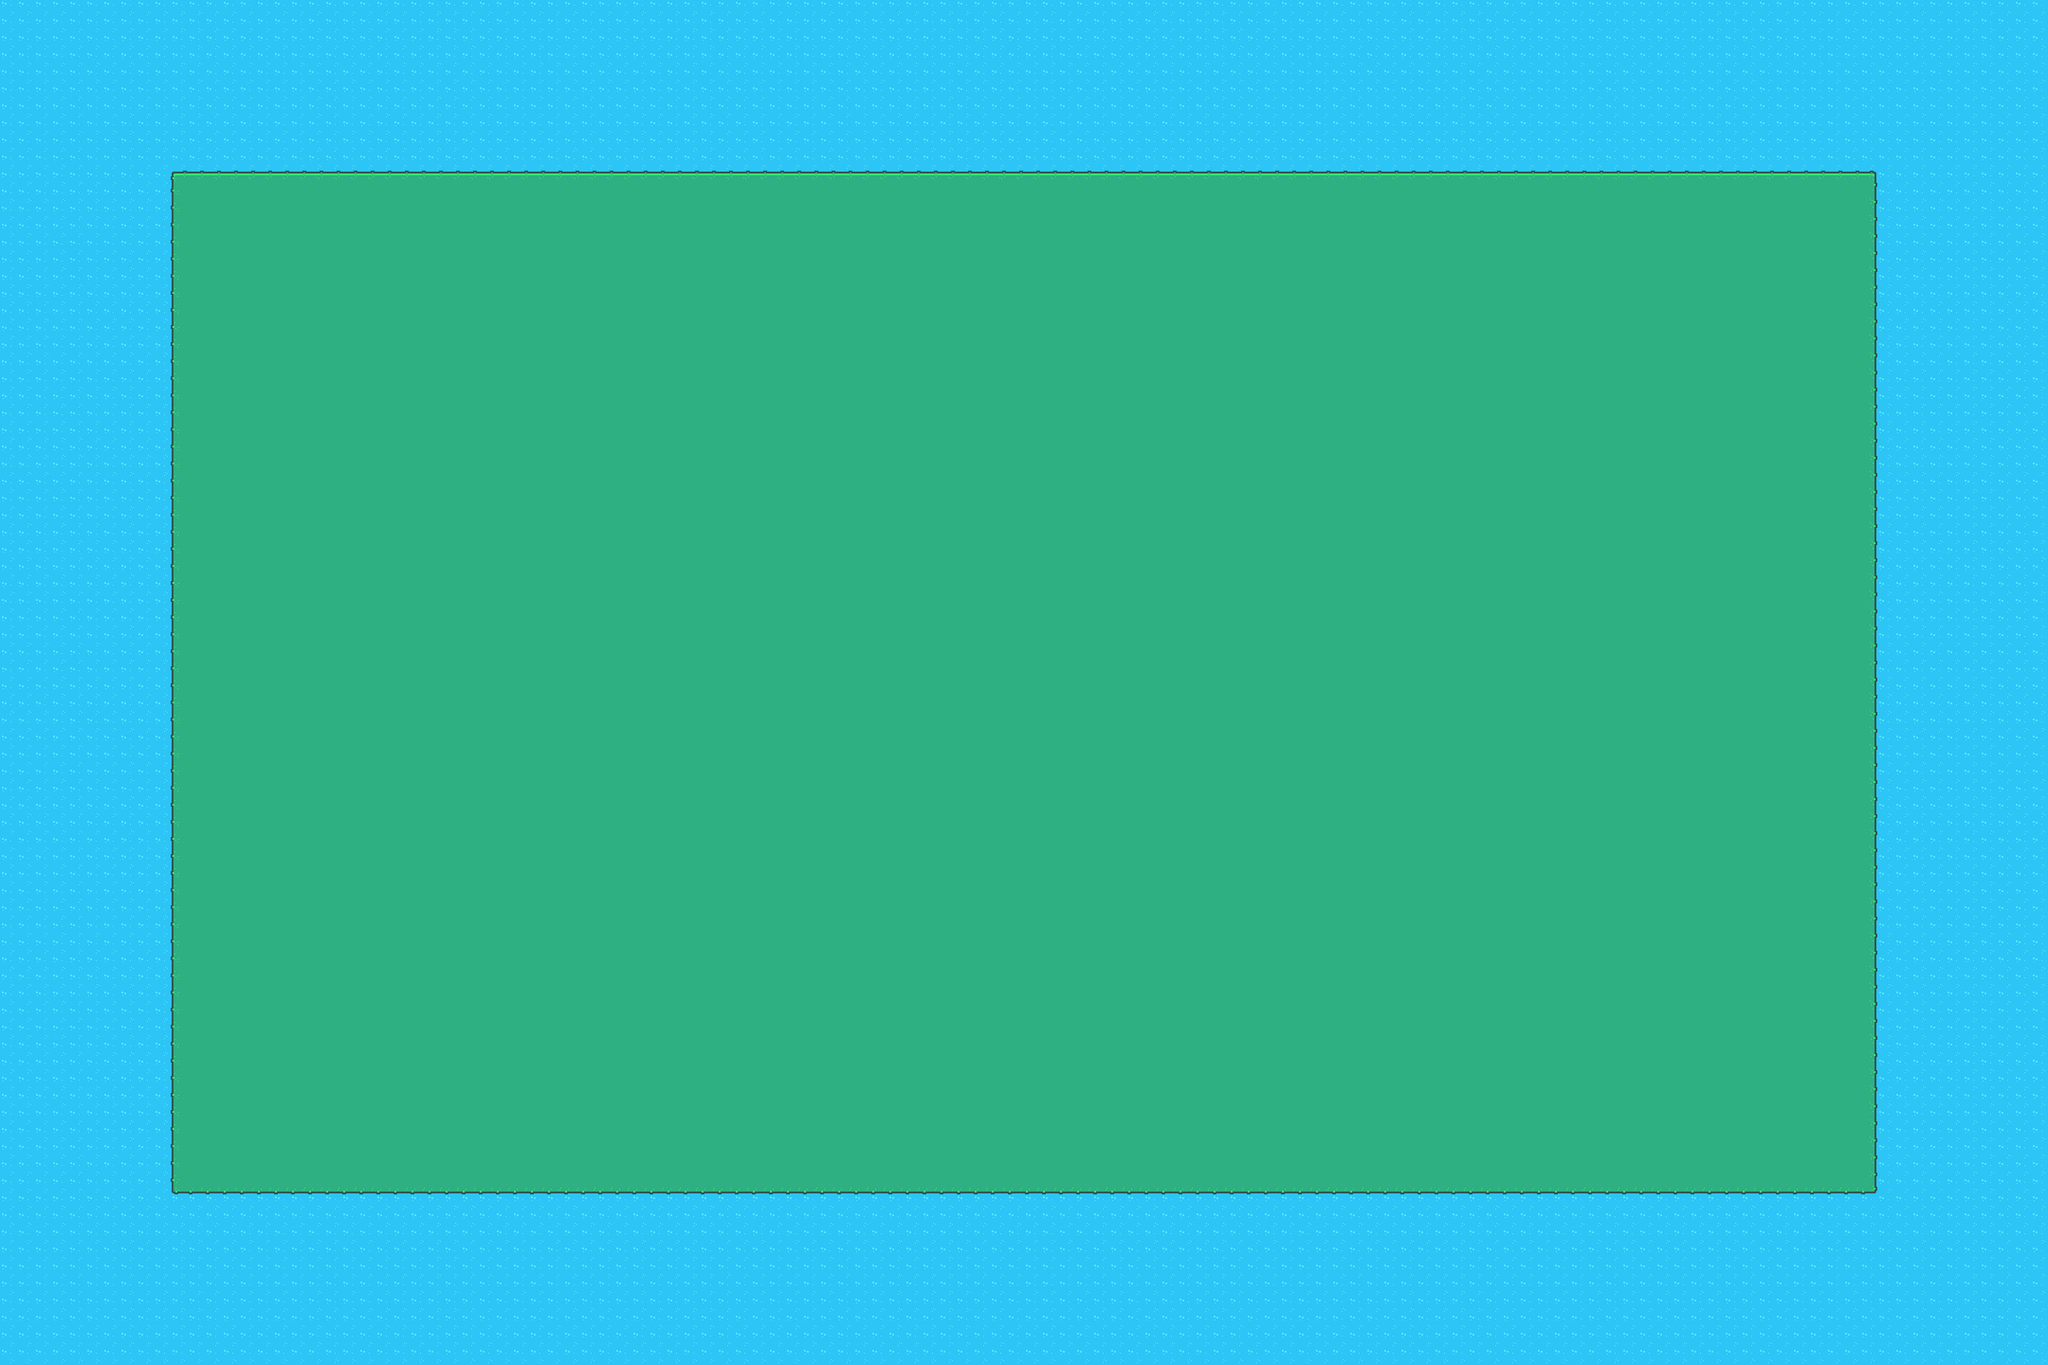

A level layout from a 2D game, rendered from its tile map. Below: a short description, then the map file with tile-grid data replaced by summaries:
An orthogonal 120x80 tile map with 18x18 px tiles, 3 tile layers (ground, collectables, walls).

<map version="1.10" tiledversion="1.12.1" orientation="orthogonal" renderorder="right-down" width="120" height="80" tilewidth="18" tileheight="18" infinite="0" nextlayerid="5" nextobjectid="1">
 <tileset firstgid="1" source="topdown_tilemap_packed.tsx" />
 <layer id="3" name="ground" width="120" height="80">
  <data>[9600 cells, 9600 non-empty, 2 distinct tile ids]</data>
 </layer>
 <layer id="4" name="collectables" width="120" height="80">
  <data>[9600 cells, 0 non-empty, 0 distinct tile ids]</data>
 </layer>
 <layer id="1" name="walls" width="120" height="80">
  <data>[9600 cells, 316 non-empty, 8 distinct tile ids]</data>
 </layer>
</map>
